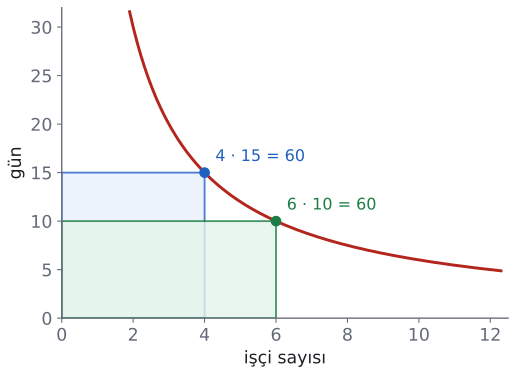

Here is the Python script that generated this plot:
import sys; sys.path.insert(0, "tools")
from cizim import *

# Ters orantı: işçi sayısı x, gün y, x · y = 60. Dikdörtgenlerin alanı hep 60.
fig, ax = sekil(6, 4.2)
for s in ("top", "right"): ax.spines[s].set_visible(False)
ax.set_xlim(0, 12.5); ax.set_ylim(0, 32)
xs = np.linspace(1.9, 12.3, 300); ax.plot(xs, 60 / xs, color=KIRMIZI)
ax.add_patch(patches.Rectangle((0, 0), 4, 15, facecolor=MAVI_ACIK, edgecolor=MAVI, lw=1.4, alpha=0.8))
ax.add_patch(patches.Rectangle((0, 0), 6, 10, facecolor=YESIL_ACIK, edgecolor=YESIL, lw=1.4, alpha=0.8))
nokta(ax, 4, 15, renk=MAVI); nokta(ax, 6, 10, renk=YESIL)
ax.text(4.3, 16.2, "4 · 15 = 60", color=MAVI, fontsize=12)
ax.text(6.3, 11.2, "6 · 10 = 60", color=YESIL, fontsize=12)
ax.set_xticks([0, 2, 4, 6, 8, 10, 12]); ax.set_yticks([0, 5, 10, 15, 20, 25, 30])
ax.set_xlabel("işçi sayısı"); ax.set_ylabel("gün")
kaydet(fig, __file__)
